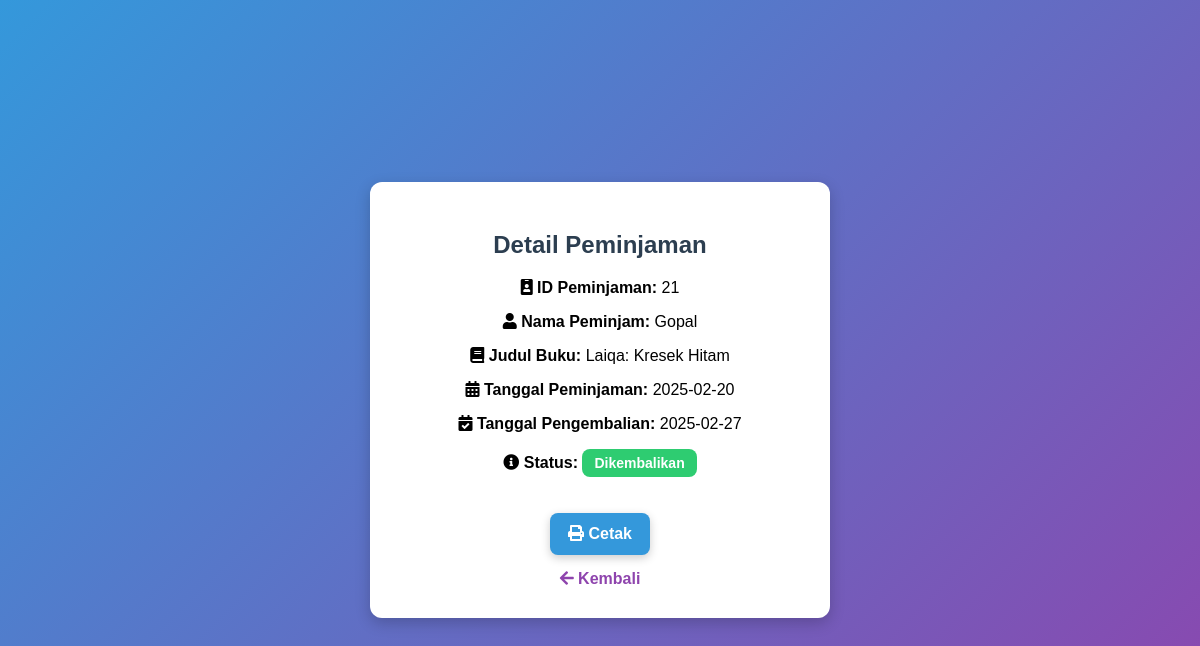
Page /admin/detail_peminjaman.php?PeminjamanID=21 (signed in) on the committed database.
### tables this page shows
CREATE TABLE `peminjaman` (
  `PeminjamanID` int(11) NOT NULL,
  `UserID` int(11) DEFAULT NULL,
  `BukuID` int(11) DEFAULT NULL,
  `TanggalPeminjaman` date DEFAULT NULL,
  `TanggalPengembalian` date DEFAULT NULL,
  `Status` enum('Dipinjam','Dikembalikan','','') NOT NULL
);

CREATE TABLE `user` (
  `UserID` int(11) NOT NULL,
  `username` varchar(255) NOT NULL,
  `password` varchar(255) NOT NULL,
  `Email` varchar(255) NOT NULL,
  `NamaLengkap` varchar(255) NOT NULL,
  `Alamat` text NOT NULL,
  `role` enum('administrator','petugas','peminjam','','') NOT NULL,
  `status` enum('aktif','diblokir','','') NOT NULL,
  `Foto` varchar(500) NOT NULL
);

CREATE TABLE `buku` (
  `BukuID` int(11) NOT NULL,
  `Judul` varchar(255) NOT NULL,
  `Deskripsi` text NOT NULL,
  `Penulis` varchar(255) NOT NULL,
  `Penerbit` varchar(255) NOT NULL,
  `TahunTerbit` int(11) NOT NULL,
  `Gambar` varchar(255) NOT NULL,
  `Kategori` varchar(255) NOT NULL
);

### admin/detail_peminjaman.php (the view, shortened to what this page needs)
<?php
include('../koneksi.php');
$PeminjamanID = $_GET['PeminjamanID'];
$sql = "SELECT p.PeminjamanID, u.NamaLengkap, b.Judul, p.TanggalPeminjaman, p.TanggalPengembalian, p.Status
        FROM peminjaman p
        JOIN user u ON p.UserID = u.UserID
        LEFT JOIN buku b ON p.BukuID = b.BukuID
        WHERE p.PeminjamanID = ?";
$stmt = $conn->prepare($sql);
$stmt->bind_param("i", $PeminjamanID);
$stmt->execute();
$result = $stmt->get_result();
$row = $result->fetch_assoc();
?>
<!DOCTYPE html>
<html lang="id">
<head>
    <link rel="stylesheet" href="https://cdnjs.cloudflare.com/ajax/libs/font-awesome/5.15.4/css/all.min.css">
</head>
<body>
<div class="container">
    <h2>Detail Peminjaman</h2>
    <p><i class="fas fa-id-badge"></i> <strong>ID Peminjaman:</strong> <?php echo $row["PeminjamanID"]; ?></p>
    <p><i class="fas fa-user"></i> <strong>Nama Peminjam:</strong> <?php echo $row["NamaLengkap"]; ?></p>
    <p><i class="fas fa-book"></i> <strong>Judul Buku:</strong> <?php echo $row["Judul"] ? $row["Judul"] : "Buku Tidak Ditemukan"; ?></p>
    <p><i class="fas fa-calendar-alt"></i> <strong>Tanggal Peminjaman:</strong> <?php echo $row["TanggalPeminjaman"]; ?></p>
    <p><i class="fas fa-calendar-check"></i> <strong>Tanggal Pengembalian:</strong> <?php echo $row["TanggalPengembalian"]; ?></p>
    <p><i class="fas fa-info-circle"></i> <strong>Status:</strong>
        <span class="badge <?php echo ($row["Status"] == 'Dikembalikan') ? 'dikembalikan' : 'dipinjam'; ?>">
            <?php echo $row["Status"]; ?>
        </span>
    </p>
    <button class="print-btn" onclick="window.print()"><i class="fas fa-print"></i> Cetak</button>
    <br>
    <a href="peminjaman.php" class="back-btn"><i class="fas fa-arrow-left"></i> Kembali</a>
</div>
</body>
</html>

### admin/detail_peminjaman.php (style rules this page uses)
body { font-family: 'Poppins', sans-serif; display: flex; justify-content: center; align-items: center; height: 100vh; background: linear-gradient(135deg, #3498db, #8e44ad); margin: 0; }
.container { background: white; padding: 30px; width: 400px; border-radius: 12px; box-shadow: 0 5px 15px rgba(0,0,0,0.2); text-align: center; }
h2 { color: #2c3e50; font-weight: 600; margin-bottom: 20px; }
.badge { display: inline-block; padding: 6px 12px; border-radius: 8px; font-size: 14px; font-weight: bold; }
.badge.dikembalikan { background: #2ecc71; color: white; }
.print-btn { margin-top: 20px; padding: 12px 18px; font-size: 16px; border: none; background: #3498db; color: white; font-weight: bold; border-radius: 8px; cursor: pointer; transition: 0.3s; box-shadow: 0 3px 10px rgba(0,0,0,0.2); }
.back-btn { margin-top: 15px; text-decoration: none; display: inline-block; color: #8e44ad; font-weight: bold; transition: 0.3s; }

### rows in the picture
peminjaman: PeminjamanID "21", UserID.NamaLengkap "Gopal", BukuID.Judul "Laiqa: Kresek Hitam", TanggalPeminjaman "2025-02-20", TanggalPengembalian "2025-02-27", Status "Dikembalikan"
